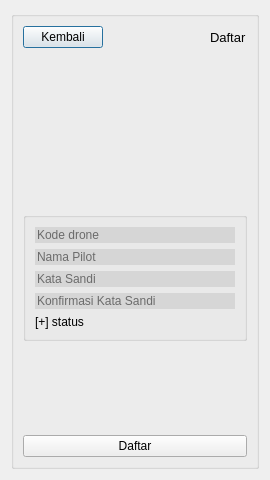
<?xml version="1.0" encoding="UTF-8"?>
<ui version="4.0">
 <class>Daftar</class>
 <widget class="QDialog" name="Daftar">
  <property name="enabled">
   <bool>true</bool>
  </property>
  <property name="geometry">
   <rect>
    <x>0</x>
    <y>0</y>
    <width>270</width>
    <height>480</height>
   </rect>
  </property>
  <property name="windowTitle">
   <string>Dialog</string>
  </property>
  <property name="sizeGripEnabled">
   <bool>false</bool>
  </property>
  <layout class="QHBoxLayout" name="horizontalLayout_2">
   <item>
    <widget class="QGroupBox" name="groupBox">
     <property name="enabled">
      <bool>true</bool>
     </property>
     <property name="title">
      <string/>
     </property>
     <layout class="QVBoxLayout" name="verticalLayout_2">
      <item>
       <layout class="QHBoxLayout" name="horizontalLayout">
        <item>
         <widget class="QPushButton" name="backlogin">
          <property name="enabled">
           <bool>true</bool>
          </property>
          <property name="text">
           <string>Kembali</string>
          </property>
         </widget>
        </item>
        <item>
         <spacer name="horizontalSpacer">
          <property name="orientation">
           <enum>Qt::Horizontal</enum>
          </property>
          <property name="sizeHint" stdset="0">
           <size>
            <width>118</width>
            <height>17</height>
           </size>
          </property>
         </spacer>
        </item>
        <item>
         <widget class="QLabel" name="label">
          <property name="baseSize">
           <size>
            <width>0</width>
            <height>0</height>
           </size>
          </property>
          <property name="font">
           <font>
            <pointsize>10</pointsize>
           </font>
          </property>
          <property name="text">
           <string>Daftar</string>
          </property>
         </widget>
        </item>
       </layout>
      </item>
      <item>
       <spacer name="verticalSpacer">
        <property name="orientation">
         <enum>Qt::Vertical</enum>
        </property>
        <property name="sizeHint" stdset="0">
         <size>
          <width>20</width>
          <height>158</height>
         </size>
        </property>
       </spacer>
      </item>
      <item>
       <widget class="QGroupBox" name="groupBox_2">
        <property name="title">
         <string/>
        </property>
        <layout class="QVBoxLayout" name="verticalLayout">
         <item>
          <widget class="QLineEdit" name="register_droneid">
           <property name="enabled">
            <bool>true</bool>
           </property>
           <property name="accessibleName">
            <string/>
           </property>
           <property name="styleSheet">
            <string notr="true">background-color: rgb(214, 214, 214);</string>
           </property>
           <property name="inputMethodHints">
            <set>Qt::ImhEmailCharactersOnly</set>
           </property>
           <property name="inputMask">
            <string notr="true"/>
           </property>
           <property name="text">
            <string/>
           </property>
           <property name="frame">
            <bool>false</bool>
           </property>
           <property name="cursorPosition">
            <number>0</number>
           </property>
           <property name="dragEnabled">
            <bool>false</bool>
           </property>
           <property name="readOnly">
            <bool>false</bool>
           </property>
           <property name="placeholderText">
            <string>Kode drone</string>
           </property>
           <property name="cursorMoveStyle">
            <enum>Qt::LogicalMoveStyle</enum>
           </property>
           <property name="clearButtonEnabled">
            <bool>false</bool>
           </property>
          </widget>
         </item>
         <item>
          <widget class="QLineEdit" name="registrasi_pilot">
           <property name="styleSheet">
            <string notr="true">background-color: rgb(214, 214, 214);</string>
           </property>
           <property name="text">
            <string/>
           </property>
           <property name="frame">
            <bool>false</bool>
           </property>
           <property name="placeholderText">
            <string>Nama Pilot</string>
           </property>
          </widget>
         </item>
         <item>
          <widget class="QLineEdit" name="register_password">
           <property name="styleSheet">
            <string notr="true">background-color: rgb(214, 214, 214);</string>
           </property>
           <property name="text">
            <string/>
           </property>
           <property name="frame">
            <bool>false</bool>
           </property>
           <property name="echoMode">
            <enum>QLineEdit::Password</enum>
           </property>
           <property name="placeholderText">
            <string>Kata Sandi</string>
           </property>
          </widget>
         </item>
         <item>
          <widget class="QLineEdit" name="register_repassword">
           <property name="styleSheet">
            <string notr="true">background-color: rgb(214, 214, 214);</string>
           </property>
           <property name="text">
            <string/>
           </property>
           <property name="frame">
            <bool>false</bool>
           </property>
           <property name="echoMode">
            <enum>QLineEdit::Password</enum>
           </property>
           <property name="placeholderText">
            <string>Konfirmasi Kata Sandi</string>
           </property>
          </widget>
         </item>
         <item>
          <widget class="QLabel" name="database2">
           <property name="text">
            <string>[+] status</string>
           </property>
          </widget>
         </item>
        </layout>
       </widget>
      </item>
      <item>
       <spacer name="verticalSpacer_2">
        <property name="orientation">
         <enum>Qt::Vertical</enum>
        </property>
        <property name="sizeHint" stdset="0">
         <size>
          <width>20</width>
          <height>75</height>
         </size>
        </property>
       </spacer>
      </item>
      <item>
       <widget class="QPushButton" name="registrasi_button">
        <property name="enabled">
         <bool>true</bool>
        </property>
        <property name="text">
         <string>Daftar</string>
        </property>
        <property name="checkable">
         <bool>false</bool>
        </property>
        <property name="checked">
         <bool>false</bool>
        </property>
        <property name="autoRepeat">
         <bool>false</bool>
        </property>
        <property name="autoExclusive">
         <bool>false</bool>
        </property>
        <property name="default">
         <bool>false</bool>
        </property>
        <property name="flat">
         <bool>false</bool>
        </property>
       </widget>
      </item>
     </layout>
    </widget>
   </item>
  </layout>
 </widget>
 <resources/>
 <connections/>
</ui>
